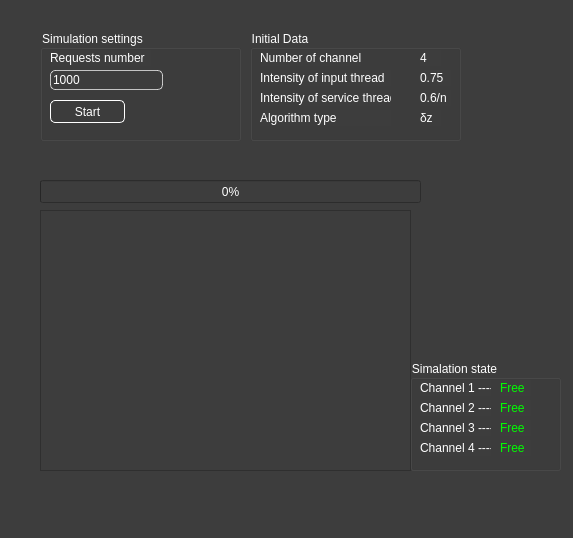
<?xml version="1.0" encoding="UTF-8"?>
<ui version="4.0">
 <class>MainWindow</class>
 <widget class="QMainWindow" name="MainWindow">
  <property name="geometry">
   <rect>
    <x>0</x>
    <y>0</y>
    <width>573</width>
    <height>538</height>
   </rect>
  </property>
  <property name="windowTitle">
   <string>Mass Service System</string>
  </property>
  <property name="styleSheet">
   <string notr="true">background-color: rgb(61, 61, 61);
color: #fff;</string>
  </property>
  <widget class="QWidget" name="centralwidget">
   <widget class="QGroupBox" name="groupBox">
    <property name="geometry">
     <rect>
      <x>40</x>
      <y>30</y>
      <width>201</width>
      <height>111</height>
     </rect>
    </property>
    <property name="title">
     <string>Simulation settings</string>
    </property>
    <widget class="QLabel" name="label">
     <property name="geometry">
      <rect>
       <x>10</x>
       <y>20</y>
       <width>101</width>
       <height>16</height>
      </rect>
     </property>
     <property name="text">
      <string>Requests number</string>
     </property>
    </widget>
    <widget class="QLineEdit" name="request_count">
     <property name="geometry">
      <rect>
       <x>10</x>
       <y>40</y>
       <width>113</width>
       <height>20</height>
      </rect>
     </property>
     <property name="styleSheet">
      <string notr="true">border: 1px solid rgba(255,255,255,0.7);
border-radius: 5px;</string>
     </property>
     <property name="text">
      <string>1000</string>
     </property>
    </widget>
    <widget class="QPushButton" name="start_simulation_btn">
     <property name="geometry">
      <rect>
       <x>10</x>
       <y>70</y>
       <width>75</width>
       <height>23</height>
      </rect>
     </property>
     <property name="styleSheet">
      <string notr="true">border: 1px solid #fff;
background-color: transparent;
color: rgb(255, 255, 255);
text-transform: uppercase;
border-radius: 5px;</string>
     </property>
     <property name="text">
      <string>Start</string>
     </property>
    </widget>
   </widget>
   <widget class="QGroupBox" name="groupBox_2">
    <property name="geometry">
     <rect>
      <x>410</x>
      <y>360</y>
      <width>151</width>
      <height>111</height>
     </rect>
    </property>
    <property name="title">
     <string>Simalation state</string>
    </property>
    <widget class="QLabel" name="label_2">
     <property name="geometry">
      <rect>
       <x>10</x>
       <y>20</y>
       <width>71</width>
       <height>16</height>
      </rect>
     </property>
     <property name="text">
      <string>Channel 1 -----</string>
     </property>
    </widget>
    <widget class="QLabel" name="label_3">
     <property name="geometry">
      <rect>
       <x>10</x>
       <y>40</y>
       <width>71</width>
       <height>16</height>
      </rect>
     </property>
     <property name="text">
      <string>Channel 2 -----</string>
     </property>
    </widget>
    <widget class="QLabel" name="label_4">
     <property name="geometry">
      <rect>
       <x>10</x>
       <y>60</y>
       <width>71</width>
       <height>16</height>
      </rect>
     </property>
     <property name="text">
      <string>Channel 3 -----</string>
     </property>
    </widget>
    <widget class="QLabel" name="label_5">
     <property name="geometry">
      <rect>
       <x>10</x>
       <y>80</y>
       <width>71</width>
       <height>16</height>
      </rect>
     </property>
     <property name="text">
      <string>Channel 4 -----</string>
     </property>
    </widget>
    <widget class="QLabel" name="state_1">
     <property name="geometry">
      <rect>
       <x>90</x>
       <y>20</y>
       <width>31</width>
       <height>16</height>
      </rect>
     </property>
     <property name="styleSheet">
      <string notr="true">color: rgba(0,255,0);</string>
     </property>
     <property name="text">
      <string>Free</string>
     </property>
    </widget>
    <widget class="QLabel" name="state_2">
     <property name="geometry">
      <rect>
       <x>90</x>
       <y>40</y>
       <width>31</width>
       <height>16</height>
      </rect>
     </property>
     <property name="styleSheet">
      <string notr="true">color: rgba(0,255,0);</string>
     </property>
     <property name="text">
      <string>Free</string>
     </property>
    </widget>
    <widget class="QLabel" name="state_3">
     <property name="geometry">
      <rect>
       <x>90</x>
       <y>60</y>
       <width>31</width>
       <height>16</height>
      </rect>
     </property>
     <property name="styleSheet">
      <string notr="true">color: rgba(0,255,0);</string>
     </property>
     <property name="text">
      <string>Free</string>
     </property>
    </widget>
    <widget class="QLabel" name="state_4">
     <property name="geometry">
      <rect>
       <x>90</x>
       <y>80</y>
       <width>31</width>
       <height>16</height>
      </rect>
     </property>
     <property name="styleSheet">
      <string notr="true">color: rgba(0,255,0);</string>
     </property>
     <property name="text">
      <string>Free</string>
     </property>
    </widget>
   </widget>
   <widget class="QTextEdit" name="outer_info">
    <property name="geometry">
     <rect>
      <x>40</x>
      <y>210</y>
      <width>371</width>
      <height>261</height>
     </rect>
    </property>
   </widget>
   <widget class="QProgressBar" name="progressBar">
    <property name="geometry">
     <rect>
      <x>40</x>
      <y>180</y>
      <width>381</width>
      <height>23</height>
     </rect>
    </property>
    <property name="value">
     <number>0</number>
    </property>
   </widget>
   <widget class="QGroupBox" name="groupBox_3">
    <property name="geometry">
     <rect>
      <x>250</x>
      <y>30</y>
      <width>211</width>
      <height>111</height>
     </rect>
    </property>
    <property name="title">
     <string>Initial Data</string>
    </property>
    <widget class="QLabel" name="label_6">
     <property name="geometry">
      <rect>
       <x>10</x>
       <y>20</y>
       <width>101</width>
       <height>16</height>
      </rect>
     </property>
     <property name="text">
      <string>Number of channels</string>
     </property>
    </widget>
    <widget class="QLabel" name="label_7">
     <property name="geometry">
      <rect>
       <x>10</x>
       <y>40</y>
       <width>131</width>
       <height>16</height>
      </rect>
     </property>
     <property name="text">
      <string>Intensity of input thread</string>
     </property>
    </widget>
    <widget class="QLabel" name="label_8">
     <property name="geometry">
      <rect>
       <x>10</x>
       <y>60</y>
       <width>131</width>
       <height>16</height>
      </rect>
     </property>
     <property name="text">
      <string>Intensity of service thread</string>
     </property>
    </widget>
    <widget class="QLabel" name="label_9">
     <property name="geometry">
      <rect>
       <x>10</x>
       <y>80</y>
       <width>131</width>
       <height>16</height>
      </rect>
     </property>
     <property name="text">
      <string>Algorithm type</string>
     </property>
    </widget>
    <widget class="QLabel" name="label_10">
     <property name="geometry">
      <rect>
       <x>170</x>
       <y>80</y>
       <width>21</width>
       <height>16</height>
      </rect>
     </property>
     <property name="text">
      <string>δz</string>
     </property>
    </widget>
    <widget class="QLabel" name="label_11">
     <property name="geometry">
      <rect>
       <x>170</x>
       <y>40</y>
       <width>31</width>
       <height>16</height>
      </rect>
     </property>
     <property name="text">
      <string>0.75</string>
     </property>
    </widget>
    <widget class="QLabel" name="label_12">
     <property name="geometry">
      <rect>
       <x>170</x>
       <y>20</y>
       <width>21</width>
       <height>16</height>
      </rect>
     </property>
     <property name="text">
      <string>4</string>
     </property>
    </widget>
    <widget class="QLabel" name="label_13">
     <property name="geometry">
      <rect>
       <x>170</x>
       <y>60</y>
       <width>31</width>
       <height>16</height>
      </rect>
     </property>
     <property name="text">
      <string>0.6/n</string>
     </property>
    </widget>
   </widget>
  </widget>
  <widget class="QMenuBar" name="menubar">
   <property name="geometry">
    <rect>
     <x>0</x>
     <y>0</y>
     <width>573</width>
     <height>21</height>
    </rect>
   </property>
  </widget>
  <widget class="QStatusBar" name="statusbar"/>
 </widget>
 <resources/>
 <connections/>
</ui>
